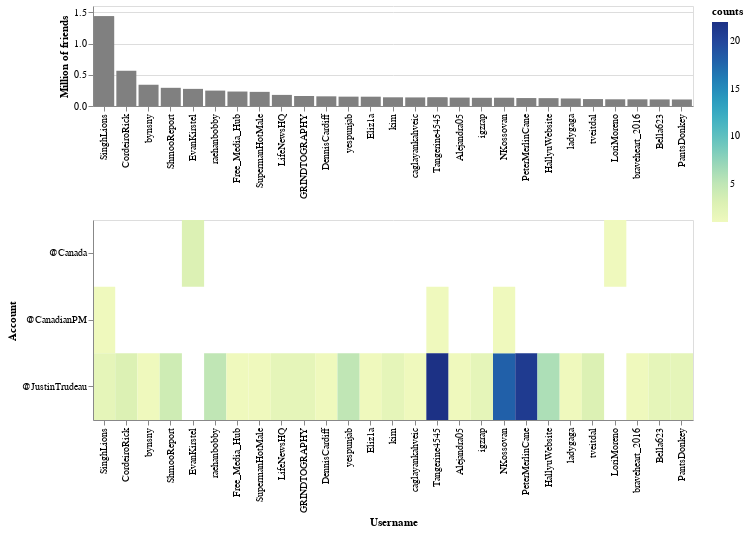

The cell this chart's notebook holds for it:
### Code cell
base = alt.Chart(df_aux.head(30)).encode(
    x=alt.X('username', sort=df_aux['username'].unique()[:1100], title='Username'),
    y=alt.Y('account', title='Account')
).properties(height=200, width=600)

top_hist = base.mark_bar(color="gray").encode(
    alt.X('username',
          sort=df_aux['username'].unique()[:1100],
          title=''
         ),
    alt.Y('friends_M', stack=None, title='Million of friends'),
    tooltip = ['username', 'friends_M']
).properties(height=100)

heat = base.mark_rect().encode(
    color='counts',
    tooltip = ['username', 'friends_M', 'counts']
)

top_hist & heat

### Figure 1 — Vega-Lite specification as saved in the notebook (floating-point values rounded to 4 significant figures; data arrays with more than 128 entries replaced by an {"elided": "..."} marker saying what was removed)
{"$schema": "https://vega.github.io/schema/vega-lite/v4.8.1.json", "config": {"view": {"continuousHeight": 300, "continuousWidth": 400}}, "data": {"name": "data-6ff0462b70207d665f513742e2188071"}, "datasets": {"data-6ff0462b70207d665f513742e2188071": [{"account": "@CanadianPM", "counts": 1, "friends_M": 1.438, "username": "SinghLions"}, {"account": "@JustinTrudeau", "counts": 2, "friends_M": 1.438, "username": "SinghLions"}, {"account": "@JustinTrudeau", "counts": 3, "friends_M": 0.5639, "username": "CordeiroRick"}, {"account": "@JustinTrudeau", "counts": 1, "friends_M": 0.34, "username": "bynsny"}, {"account": "@JustinTrudeau", "counts": 4, "friends_M": 0.291, "username": "ShmooReport"}, {"account": "@Canada", "counts": 3, "friends_M": 0.2741, "username": "EvanKirstel"}, {"account": "@JustinTrudeau", "counts": 5, "friends_M": 0.2464, "username": "raehanbobby"}, {"account": "@JustinTrudeau", "counts": 1, "friends_M": 0.2314, "username": "Free_Media_Hub"}, {"account": "@JustinTrudeau", "counts": 1, "friends_M": 0.2261, "username": "SupermanHotMale"}, {"account": "@JustinTrudeau", "counts": 2, "friends_M": 0.1777, "username": "LifeNewsHQ"}, {"account": "@JustinTrudeau", "counts": 2, "friends_M": 0.16, "username": "GRINDTOGRAPHY"}, {"account": "@JustinTrudeau", "counts": 1, "friends_M": 0.1548, "username": "DennisCardiff"}, {"account": "@JustinTrudeau", "counts": 5, "friends_M": 0.1497, "username": "yespunjab"}, {"account": "@JustinTrudeau", "counts": 1, "friends_M": 0.1489, "username": "Eliz1a"}, {"account": "@JustinTrudeau", "counts": 2, "friends_M": 0.1393, "username": "kim"}, {"account": "@JustinTrudeau", "counts": 1, "friends_M": 0.1374, "username": "caglayankahveic"}, {"account": "@CanadianPM", "counts": 1, "friends_M": 0.1368, "username": "Tangerine4545"}, {"account": "@JustinTrudeau", "counts": 22, "friends_M": 0.1368, "username": "Tangerine4545"}, {"account": "@JustinTrudeau", "counts": 1, "friends_M": 0.1346, "username": "Alejandra05"}, {"account": "@JustinTrudeau", "counts": 2, "friends_M": 0.1316, "username": "igzrap"}, {"account": "@JustinTrudeau", "counts": 18, "friends_M": 0.1304, "username": "NKossovan"}, {"account": "@CanadianPM", "counts": 1, "friends_M": 0.1304, "username": "NKossovan"}, {"account": "@JustinTrudeau", "counts": 21, "friends_M": 0.1271, "username": "PeterMerlinCane"}, {"account": "@JustinTrudeau", "counts": 6, "friends_M": 0.1256, "username": "HallyuWebsite"}, {"account": "@JustinTrudeau", "counts": 1, "friends_M": 0.1203, "username": "ladygaga"}, {"account": "@JustinTrudeau", "counts": 3, "friends_M": 0.1108, "username": "tveitdal"}, {"account": "@Canada", "counts": 1, "friends_M": 0.1073, "username": "LoriMoreno"}, {"account": "@JustinTrudeau", "counts": 1, "friends_M": 0.1069, "username": "braveheart_2016"}, {"account": "@JustinTrudeau", "counts": 2, "friends_M": 0.1055, "username": "Bella623"}, {"account": "@JustinTrudeau", "counts": 2, "friends_M": 0.1045, "username": "PantsDonkey"}]}, "vconcat": [{"encoding": {"tooltip": [{"field": "username", "type": "nominal"}, {"field": "friends_M", "type": "quantitative"}], "x": {"field": "username", "sort": {"elided": "1100 str values"}, "title": "", "type": "nominal"}, "y": {"field": "friends_M", "stack": null, "title": "Million of friends", "type": "quantitative"}}, "height": 100, "mark": {"color": "gray", "type": "bar"}, "width": 600}, {"encoding": {"color": {"field": "counts", "type": "quantitative"}, "tooltip": [{"field": "username", "type": "nominal"}, {"field": "friends_M", "type": "quantitative"}, {"field": "counts", "type": "quantitative"}], "x": {"field": "username", "sort": {"elided": "1100 str values"}, "title": "Username", "type": "nominal"}, "y": {"field": "account", "title": "Account", "type": "nominal"}}, "height": 200, "mark": "rect", "width": 600}]}
